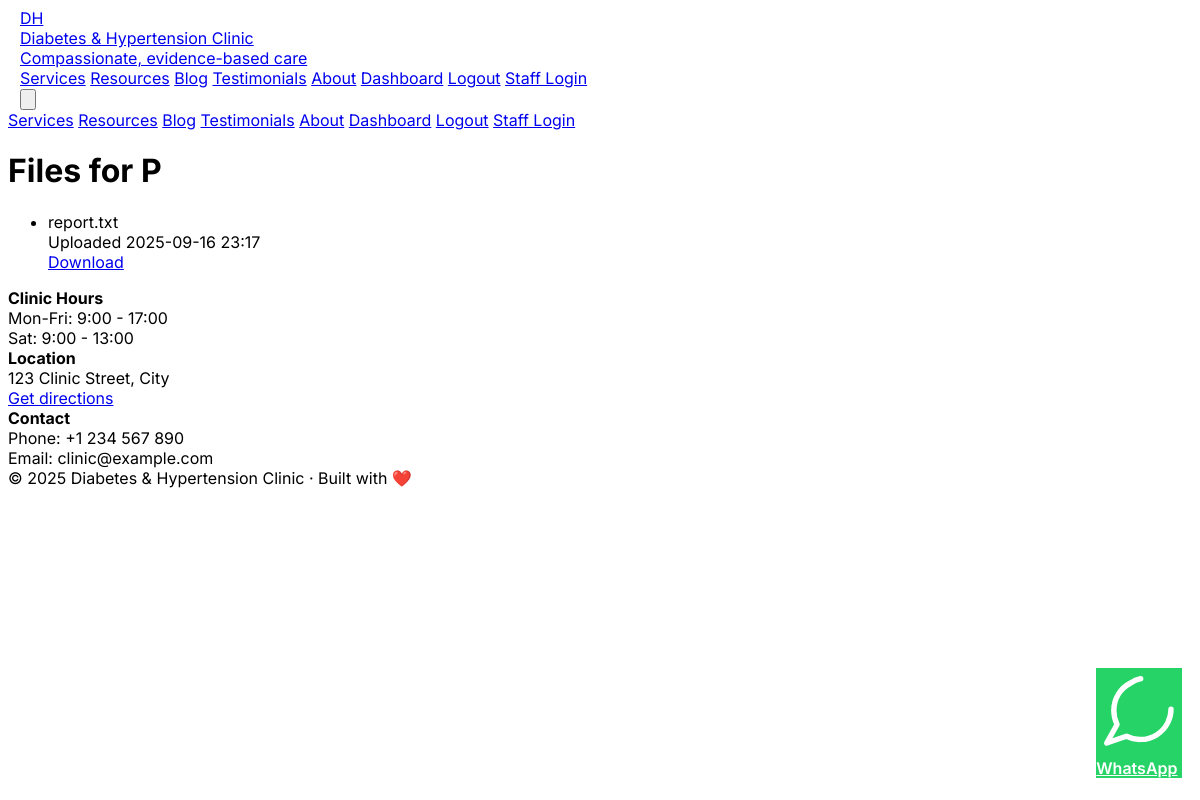
The page /patient/files (signed in) on the database its author committed.
### clinic_website/clinic_app.py (models this page shows)
class Patient(db.Model):
    id = db.Column(db.Integer, primary_key=True)
    name = db.Column(db.String(120))
    email = db.Column(db.String(120), unique=True, nullable=False)
    phone = db.Column(db.String(40))
    password_hash = db.Column(db.String(200))
    created_at = db.Column(db.DateTime, default=datetime.utcnow)

class PatientFile(db.Model):
  id = db.Column(db.Integer, primary_key=True)
  patient_id = db.Column(db.Integer, db.ForeignKey('patient.id'))
  patient = db.relationship('Patient', backref='files')
  filename = db.Column(db.String(300))
  original_name = db.Column(db.String(300))
  uploaded_at = db.Column(db.DateTime, default=datetime.utcnow)

### clinic_website/clinic_app.py (the view)
@app.route('/patient/files')
def patient_files():
  if not session.get('patient_email'):
    flash('Please login to view files')
    return redirect(url_for('login'))
  patient = Patient.query.filter_by(email=session['patient_email']).first()
  files = PatientFile.query.filter_by(patient_id=patient.id).order_by(PatientFile.uploaded_at.desc()).all()
  return render_template('patient_files.html', files=files, patient=patient)

### clinic_website/clinic_app.py (called while the page is built)
@app.context_processor
def inject_common():
  phone = os.environ.get('CLINIC_PHONE', '+1234567890')
  wa_num = os.environ.get('CLINIC_WHATSAPP', phone)
  wa_clean = ''.join([c for c in wa_num if c.isdigit()])
  return {
    'now': datetime.utcnow(),
    'doctor_name': os.environ.get('DOCTOR_NAME', 'Amit Patel, MD'),
    'doctor_bio': os.environ.get('DOCTOR_BIO', 'My mission is to help patients live healthy lives with diabetes and hypertension...'),
    'doctor_title': os.environ.get('DOCTOR_TITLE', 'Endocrinologist & Hypertension Specialist'),
    'clinic_phone': phone,
    'clinic_whatsapp': wa_clean,
    'clinic_email': os.environ.get('CLINIC_EMAIL', 'clinic@example.com')
  }

### clinic_website/templates/patient_files.html (shortened to what this page needs)
{% extends 'base.html' %}
{% block content %}
  <div class="max-w-3xl mx-auto py-8">
    <h1 class="text-2xl font-bold mb-4">Files for {{ patient.name }}</h1>
    {% if files %}
      <ul class="space-y-2">
        {% for f in files %}
          <li class="p-3 border rounded flex justify-between items-center">
            <div>
              <div class="font-medium">{{ f.original_name }}</div>
              <div class="text-sm text-gray-500">Uploaded {{ f.uploaded_at.strftime('%Y-%m-%d %H:%M') }}</div>
            </div>
            <div>
              <a class="btn" href="{{ url_for('download_file', file_id=f.id) }}">Download</a>
            </div>
          </li>
        {% endfor %}
      </ul>
    {% else %}
      <p>No files yet. Contact your clinic to upload documents.</p>
    {% endif %}
  </div>
{% endblock %}

### clinic_website/static/css/styles.css (style rules this page uses)
:root { --primary:#0f766e; --accent:#0ea5a3; }
body { font-family:Inter,ui-sans-serif,system-ui,-apple-system,'Segoe UI',Roboto,'Helvetica Neue',Arial }
html { -webkit-font-smoothing:antialiased; -moz-osx-font-smoothing:grayscale }

### rows shown on the page
Patient: name "P"
PatientFile: original_name "report.txt", uploaded_at "2025-09-16 23:17"
